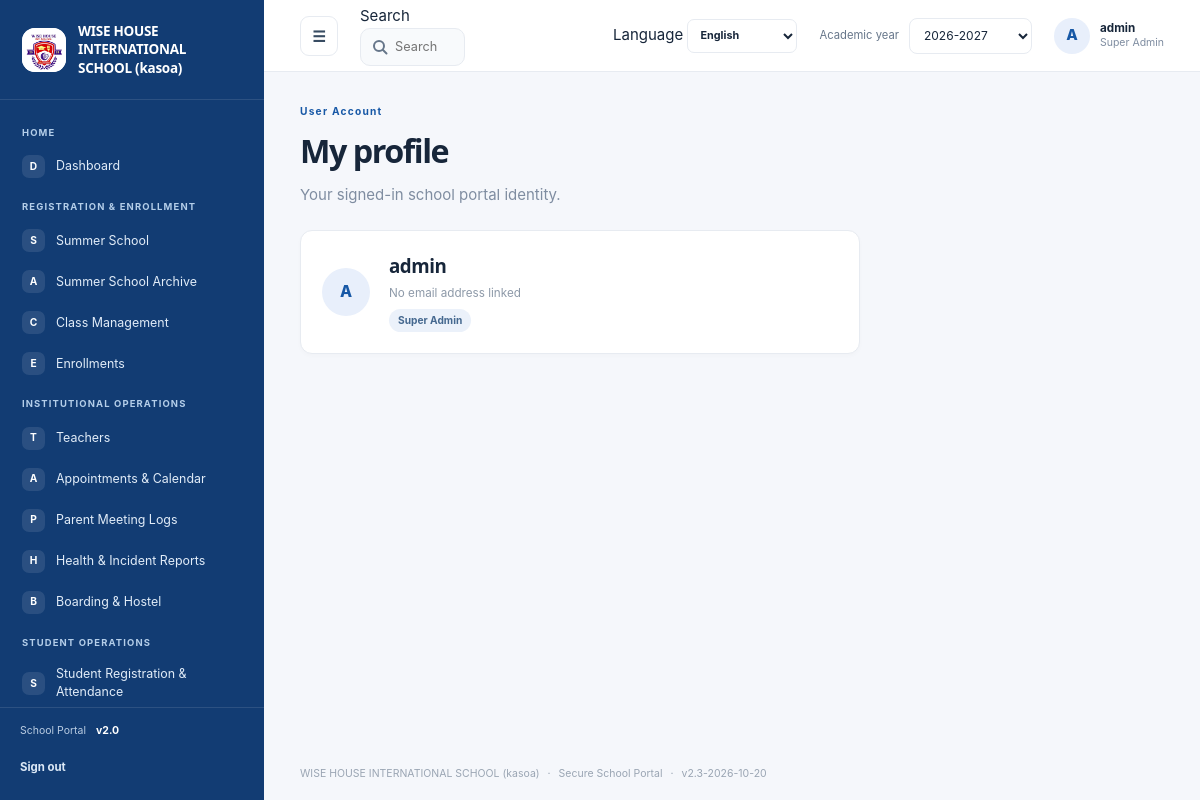
Screenshot of /profile (signed in) with the database file from the repository.
### tables this page shows
CREATE TABLE settings (
    key TEXT PRIMARY KEY,
    value TEXT NOT NULL
);

CREATE TABLE navigation_items (
    id INTEGER PRIMARY KEY AUTOINCREMENT,
    category TEXT NOT NULL,
    title TEXT NOT NULL,
    icon TEXT NOT NULL DEFAULT 'circle',
    url_endpoint TEXT NOT NULL,
    route_arg TEXT NOT NULL DEFAULT '',
    is_active INTEGER NOT NULL DEFAULT 1 CHECK (is_active IN (0, 1)),
    display_order INTEGER NOT NULL DEFAULT 0
);

CREATE TABLE users (
    id INTEGER PRIMARY KEY AUTOINCREMENT,
    username TEXT NOT NULL UNIQUE,
    password_hash TEXT NOT NULL,
    role TEXT NOT NULL DEFAULT 'manager'
      CHECK (role IN (
        'super_admin', 'admin', 'manager', 'teacher', 'student', 'parent',
        'health_officer', 'boarding_master'
      )),
    email TEXT UNIQUE,
    teacher_id INTEGER REFERENCES teachers(id) ON DELETE CASCADE,
    student_id INTEGER REFERENCES students(id) ON DELETE CASCADE,
    is_active INTEGER NOT NULL DEFAULT 1 CHECK (is_active IN (0, 1))
);

### school_system/views.py (the view)
@bp.get("/profile")
@roles_required(*ROLES)
def profile():
    return render_template("profile.html", user=_current_user(), role_labels=ROLE_LABELS)

### school_system/auth.py (called while the page is built)
@bp.before_app_request
def load_logged_in_user():
    user_id = session.get("user_id")
    if user_id is None:
        session.pop("username", None)
        session.pop("role", None)
        return
    user = get_db().execute(
        "SELECT id, username, role, is_active FROM users WHERE id = ?", (user_id,)
    ).fetchone()
    if user is None or not user["is_active"]:
        session.clear()
    else:
        session["username"] = user["username"]
        session["role"] = user["role"]

def login_required(view):
    @functools.wraps(view)
    def wrapped_view(**kwargs):
        if session.get("user_id") is None:
            return redirect(url_for("auth.login"))
        return view(**kwargs)
    return wrapped_view

def roles_required(*roles):
    def decorator(view):
        @functools.wraps(view)
        @login_required
        def wrapped_view(**kwargs):
            if session.get("role") not in roles:
                abort(403)
            return view(**kwargs)
        return wrapped_view
    return decorator

### school_system/db.py (called while the page is built)
def get_db():
    if "db" not in g:
        g.db = sqlite3.connect(current_app.config["DATABASE"])
        g.db.row_factory = sqlite3.Row
        g.db.execute("PRAGMA foreign_keys = ON")
    return g.db

### school_system/views.py (called while the page is built, shortened)
@bp.app_template_filter("translate")
def translate(text, language="en"):
    if language == "en" or not isinstance(text, str):
        return text

def _current_user():
    return get_db().execute(
        "SELECT u.*, t.name AS teacher_name, t.profile_picture AS teacher_picture, "
        "s.name AS student_name, s.profile_picture AS student_picture "
        "FROM users u LEFT JOIN teachers t ON t.id=u.teacher_id "
        "LEFT JOIN students s ON s.id=u.student_id WHERE u.id = ?",
        (session["user_id"],),
    ).fetchone()

### school_system/templates/profile.html (shortened to what this page needs)
{% extends "base.html" %}
{% block content %}
  <section class="page-title-row"><div><span class="eyebrow">{{ 'User Account'|translate(language) }}</span><h1>{{ 'My profile'|translate(language) }}</h1><p class="muted">{{ 'Your signed-in school portal identity.'|translate(language) }}</p></div></section>
  <section class="portal-card profile-card"><span class="avatar avatar-large">{{ user.username[:1]|upper }}</span><div><h2>{{ user.username }}</h2><p>{{ user.email or 'No email address linked'|translate(language) }}</p><span class="role-pill">{{ role_labels[user.role]|translate(language) }}</span></div></section>
{% endblock %}

### school_system/templates/base.html (shortened to what this page needs)
<!doctype html>
<html lang="{{ language or 'en' }}" dir="{{ 'rtl' if language in ('ar',) else 'ltr' }}">
  <head>
    <link rel="stylesheet" href="{{ url_for('static', filename='style.css') }}">
    <link rel="stylesheet" href="{{ url_for('static', filename='portal.css') }}">
  </head>
  <body class="{% block body_class %}portal-body{% endblock %}">
    {% if session.get('user_id') and not public_page|default(false) %}
      <div class="portal-shell" id="portal-shell">
        <aside class="sidebar" id="sidebar" style="background-color: {{ site_settings.sidebar_color }};">
          <a class="school-brand" href="{{ url_for('views.dashboard') }}">
            <span class="school-logo">
              {% if brand_settings.get('logo_filename') %}
                <img src="{{ url_for('views.uploaded_logo', filename=brand_settings.get('logo_filename')) }}" alt="{{ school_name }} logo">
              {% else %}<span class="logo-mark">W</span>{% endif %}
            </span>
            <span class="school-name">{{ school_name }}</span>
          </a>
          <div class="sidebar-scroll" data-scroll-keep="sidebar" data-scroll-global>
            {% set nav_state = namespace(category=None) %}
            {% for item in nav_items %}
              {% if item.category != nav_state.category %}
                {% if not loop.first %}</section>{% endif %}
                <section class="nav-group"><p class="nav-heading">{{ item.category }}</p>
                {% set nav_state.category = item.category %}
              {% endif %}
              <a class="nav-link {% if request.endpoint == item.url_endpoint and (not item.get('resource') or request.view_args.get('resource') == item.get('resource')) %}active{% endif %}"
                href="{{ url_for(item.url_endpoint, resource=item.resource) if item.get('resource') else url_for(item.url_endpoint, module=item.module) if item.get('module') else url_for(item.url_endpoint) }}">
                <span class="nav-icon" aria-hidden="true">{{ item.icon[:1]|upper }}</span><span>{{ item.title }}</span>
              </a>
            {% endfor %}
            {% if nav_items %}</section>{% endif %}
          </div>
          <div class="sidebar-footer">
            <span class="sidebar-version">School Portal <b>v2.0</b></span>
            <form action="{{ url_for('auth.logout') }}" method="post">
              <button class="sidebar-logout" type="submit">{{ 'Sign out'|translate(language) }}</button>
            </form>
          </div>
        </aside>
        <div class="portal-main">
          <header class="topbar">
            <button class="icon-button menu-toggle" id="menu-toggle" type="button" aria-label="Toggle navigation" aria-expanded="true">☰</button>
            {% include "_global_search.html" %}
            <form class="language-select" method="post" action="{{ url_for('views.change_language') }}">
              <label for="portal-language" class="sr-only">Language</label>
              <select id="portal-language" name="language" aria-label="Language" onchange="this.form.submit()">
                {% for code, label in languages.items() %}
                  <option value="{{ code }}" {% if language == code %}selected{% endif %}>{{ label }}</option>
                {% endfor %}
              </select>
            </form>
            <form class="year-select" method="get" action="{{ url_for('views.dashboard') }}">
              <label for="academic-year">{{ 'Academic year'|translate(language) }}</label>
              <select id="academic-year" name="year" onchange="this.form.submit()">
                {% set year = request.args.get('year', academic_year) %}
                {% for option in academic_year_options %}
                  <option value="{{ option }}" {% if year == option %}selected{% endif %}>{{ option }}</option>
                {% endfor %}
              </select>
            </form>
            <a class="profile-chip" href="{{ url_for('views.profile') }}" aria-label="User profile">
              <span class="avatar">{{ session.get('username', 'U')[:1]|upper }}</span>
              <span class="profile-copy"><b>{{ session.get('username') }}</b><small>{{ role_label }}</small></span>
            </a>
          </header>
          <main class="page-content">
            {% block content %}{% endblock %}
          </main>
          <footer class="page-footer">{{ school_name }} <span>·</span> Secure School Portal <span>·</span> v{{ app_version }}</footer>
        </div>
      </div>
    {% else %}
      {% for category, message in get_flashed_messages(with_categories=true) %}
        <p class="flash {{ category }} login-flash" role="status">{{ message|translate(language) }}</p>
      {% endfor %}
      {% block public_content %}{% endblock %}
    {% endif %}
  </body>
</html>

### school_system/templates/_global_search.html (shortened to what this page needs)
<div class="global-search" role="search">
  <label for="global-search-input" class="sr-only">{{ 'Search'|translate(language) }}</label>
  <input id="global-search-input" type="search" autocomplete="off" maxlength="60"
    placeholder="{{ 'Search students, teachers, pages…'|translate(language) }}" aria-controls="gs-panel" aria-expanded="false">
</div>

### school_system/static/portal.css (style rules this page uses)
.sidebar-logout { width:100%;min-height:34px;justify-content:flex-start;margin-top:12px;padding:6px 0;background:transparent;color:#dce9f7;font-size:.76rem }
.language-select select { min-height:34px;padding:5px 8px;border:1px solid var(--line);border-radius:7px;background:#fff;color:var(--ink);font-size:.72rem;font-weight:700 }

### school_system/templates/_global_search.html (style rules this page uses)
.global-search { position:relative;flex:1;min-width:0;max-width:460px }
.global-search input { width:100%;min-height:38px;padding:7px 12px 7px 34px;border:1px solid var(--line,#e4e7ec);border-radius:10px;font:inherit;font-size:.85rem;color:var(--ink,#101828) }

### rows the page displays
settings: value (picture)
settings: value "WISE HOUSE INTERNATIONAL SCHOOL (kasoa)"
navigation_items: category "HOME", icon "D", title "Dashboard"
navigation_items: category "REGISTRATION & ENROLLMENT", icon "S", title "Summer School"
navigation_items: icon "A", title "Summer School Archive"
navigation_items: icon "C", title "Class Management"
navigation_items: icon "E", title "Enrollments"
navigation_items: category "INSTITUTIONAL OPERATIONS", icon "T", title "Teachers"
navigation_items: icon "A", title "Appointments & Calendar"
navigation_items: icon "P", title "Parent Meeting Logs"
navigation_items: icon "H", title "Health & Incident Reports"
navigation_items: icon "B", title "Boarding & Hostel"
navigation_items: category "STUDENT OPERATIONS", icon "S", title "Student Registration & Attendance"
settings: value "Sign out", value "Search", value "Search students, teachers, pages…", language "English", value "Academic year", value "User Account", value "My profile", value "Your signed-in school portal identity.", value "No email address linked"
settings: year "2026-2027"
users: username "A", get "admin", username "admin", role.value "Super Admin"

### other values shown
{{ role_label }} "Super Admin"
{{ app_version }} "2.3-2026-10-20"
